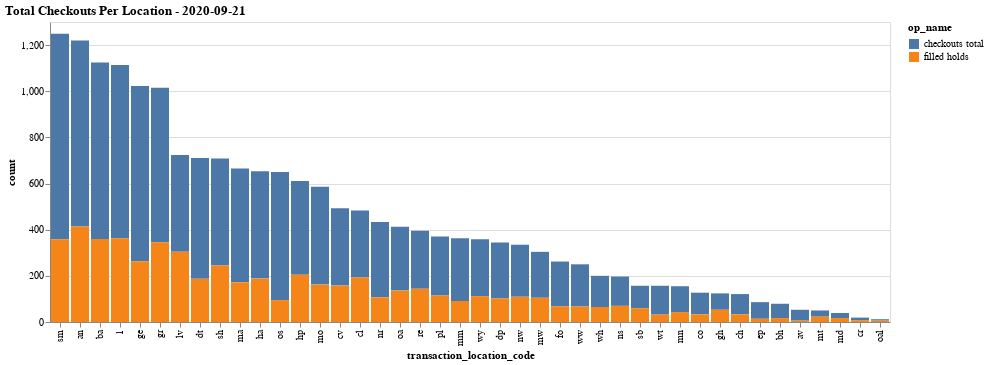

Notebook code cell kept with this figure:
### Code cell
# sort on the count, or y axis
# source = df[df['op_name'] == 'checkouts total' ]
source = df

alt.Chart(source).mark_bar().encode(
    
    x=alt.X('transaction_location_code', sort='-y'),
    y=alt.Y('count', ),
    tooltip=['transaction_date', 'transaction_location_code', 'op_name', 'count'],
    color='op_name',
).properties(
    title='Total Checkouts Per Location - {}'.format(search_date)
).configure_title(
    # fontSize=20,
    anchor='start',
)

### Figure 1 — Vega-Lite specification as saved in the notebook (floating-point values rounded to 4 significant figures)
{"config": {"view": {"continuousWidth": 400, "continuousHeight": 300}, "title": {"anchor": "start"}}, "data": {"name": "data-8df0edf8f1d628b9120410e203fa3221"}, "mark": "bar", "encoding": {"color": {"type": "nominal", "field": "op_name"}, "tooltip": [{"type": "temporal", "field": "transaction_date"}, {"type": "nominal", "field": "transaction_location_code"}, {"type": "nominal", "field": "op_name"}, {"type": "quantitative", "field": "count"}], "x": {"type": "nominal", "field": "transaction_location_code", "sort": "-y"}, "y": {"type": "quantitative", "field": "count"}}, "title": "Total Checkouts Per Location - 2020-09-21", "$schema": "https://vega.github.io/schema/vega-lite/v4.8.1.json", "datasets": {"data-8df0edf8f1d628b9120410e203fa3221": [{"op_name": "checkouts total", "transaction_location_code": "1", "transaction_date": "2020-09-21T00:00:00", "count": 751}, {"op_name": "checkouts total", "transaction_location_code": "an", "transaction_date": "2020-09-21T00:00:00", "count": 806}, {"op_name": "checkouts total", "transaction_location_code": "av", "transaction_date": "2020-09-21T00:00:00", "count": 47}, {"op_name": "checkouts total", "transaction_location_code": "ba", "transaction_date": "2020-09-21T00:00:00", "count": 764}, {"op_name": "checkouts total", "transaction_location_code": "bh", "transaction_date": "2020-09-21T00:00:00", "count": 62}, {"op_name": "checkouts total", "transaction_location_code": "ch", "transaction_date": "2020-09-21T00:00:00", "count": 88}, {"op_name": "checkouts total", "transaction_location_code": "cl", "transaction_date": "2020-09-21T00:00:00", "count": 290}, {"op_name": "checkouts total", "transaction_location_code": "co", "transaction_date": "2020-09-21T00:00:00", "count": 94}, {"op_name": "checkouts total", "transaction_location_code": "cr", "transaction_date": "2020-09-21T00:00:00", "count": 11}, {"op_name": "checkouts total", "transaction_location_code": "cv", "transaction_date": "2020-09-21T00:00:00", "count": 335}, {"op_name": "checkouts total", "transaction_location_code": "dp", "transaction_date": "2020-09-21T00:00:00", "count": 242}, {"op_name": "checkouts total", "transaction_location_code": "dt", "transaction_date": "2020-09-21T00:00:00", "count": 524}, {"op_name": "checkouts total", "transaction_location_code": "ep", "transaction_date": "2020-09-21T00:00:00", "count": 72}, {"op_name": "checkouts total", "transaction_location_code": "fo", "transaction_date": "2020-09-21T00:00:00", "count": 194}, {"op_name": "checkouts total", "transaction_location_code": "ge", "transaction_date": "2020-09-21T00:00:00", "count": 760}, {"op_name": "checkouts total", "transaction_location_code": "gh", "transaction_date": "2020-09-21T00:00:00", "count": 71}, {"op_name": "checkouts total", "transaction_location_code": "gr", "transaction_date": "2020-09-21T00:00:00", "count": 669}, {"op_name": "checkouts total", "transaction_location_code": "ha", "transaction_date": "2020-09-21T00:00:00", "count": 465}, {"op_name": "checkouts total", "transaction_location_code": "hp", "transaction_date": "2020-09-21T00:00:00", "count": 406}, {"op_name": "checkouts total", "transaction_location_code": "lv", "transaction_date": "2020-09-21T00:00:00", "count": 420}, {"op_name": "checkouts total", "transaction_location_code": "ma", "transaction_date": "2020-09-21T00:00:00", "count": 493}, {"op_name": "checkouts total", "transaction_location_code": "md", "transaction_date": "2020-09-21T00:00:00", "count": 22}, {"op_name": "checkouts total", "transaction_location_code": "mm", "transaction_date": "2020-09-21T00:00:00", "count": 272}, {"op_name": "checkouts total", "transaction_location_code": "mn", "transaction_date": "2020-09-21T00:00:00", "count": 112}, {"op_name": "checkouts total", "transaction_location_code": "mo", "transaction_date": "2020-09-21T00:00:00", "count": 424}, {"op_name": "checkouts total", "transaction_location_code": "mt", "transaction_date": "2020-09-21T00:00:00", "count": 27}, {"op_name": "checkouts total", "transaction_location_code": "mw", "transaction_date": "2020-09-21T00:00:00", "count": 199}, {"op_name": "checkouts total", "transaction_location_code": "nr", "transaction_date": "2020-09-21T00:00:00", "count": 326}, {"op_name": "checkouts total", "transaction_location_code": "ns", "transaction_date": "2020-09-21T00:00:00", "count": 127}, {"op_name": "checkouts total", "transaction_location_code": "nw", "transaction_date": "2020-09-21T00:00:00", "count": 226}, {"op_name": "checkouts total", "transaction_location_code": "oa", "transaction_date": "2020-09-21T00:00:00", "count": 277}, {"op_name": "checkouts total", "transaction_location_code": "oal", "transaction_date": "2020-09-21T00:00:00", "count": 6}, {"op_name": "checkouts total", "transaction_location_code": "os", "transaction_date": "2020-09-21T00:00:00", "count": 555}, {"op_name": "checkouts total", "transaction_location_code": "pl", "transaction_date": "2020-09-21T00:00:00", "count": 256}, {"op_name": "checkouts total", "transaction_location_code": "re", "transaction_date": "2020-09-21T00:00:00", "count": 251}, {"op_name": "checkouts total", "transaction_location_code": "sb", "transaction_date": "2020-09-21T00:00:00", "count": 97}, {"op_name": "checkouts total", "transaction_location_code": "sh", "transaction_date": "2020-09-21T00:00:00", "count": 464}, {"op_name": "checkouts total", "transaction_location_code": "sm", "transaction_date": "2020-09-21T00:00:00", "count": 890}, {"op_name": "checkouts total", "transaction_location_code": "wh", "transaction_date": "2020-09-21T00:00:00", "count": 135}, {"op_name": "checkouts total", "transaction_location_code": "wt", "transaction_date": "2020-09-21T00:00:00", "count": 125}, {"op_name": "checkouts total", "transaction_location_code": "ww", "transaction_date": "2020-09-21T00:00:00", "count": 183}, {"op_name": "checkouts total", "transaction_location_code": "wy", "transaction_date": "2020-09-21T00:00:00", "count": 247}, {"op_name": "filled holds", "transaction_location_code": "1", "transaction_date": "2020-09-21T00:00:00", "count": 363}, {"op_name": "filled holds", "transaction_location_code": "an", "transaction_date": "2020-09-21T00:00:00", "count": 414}, {"op_name": "filled holds", "transaction_location_code": "av", "transaction_date": "2020-09-21T00:00:00", "count": 6}, {"op_name": "filled holds", "transaction_location_code": "ba", "transaction_date": "2020-09-21T00:00:00", "count": 360}, {"op_name": "filled holds", "transaction_location_code": "bh", "transaction_date": "2020-09-21T00:00:00", "count": 17}, {"op_name": "filled holds", "transaction_location_code": "ch", "transaction_date": "2020-09-21T00:00:00", "count": 33}, {"op_name": "filled holds", "transaction_location_code": "cl", "transaction_date": "2020-09-21T00:00:00", "count": 193}, {"op_name": "filled holds", "transaction_location_code": "co", "transaction_date": "2020-09-21T00:00:00", "count": 33}, {"op_name": "filled holds", "transaction_location_code": "cr", "transaction_date": "2020-09-21T00:00:00", "count": 8}, {"op_name": "filled holds", "transaction_location_code": "cv", "transaction_date": "2020-09-21T00:00:00", "count": 158}, {"op_name": "filled holds", "transaction_location_code": "dp", "transaction_date": "2020-09-21T00:00:00", "count": 102}, {"op_name": "filled holds", "transaction_location_code": "dt", "transaction_date": "2020-09-21T00:00:00", "count": 187}, {"op_name": "filled holds", "transaction_location_code": "ep", "transaction_date": "2020-09-21T00:00:00", "count": 14}, {"op_name": "filled holds", "transaction_location_code": "fo", "transaction_date": "2020-09-21T00:00:00", "count": 68}, {"op_name": "filled holds", "transaction_location_code": "ge", "transaction_date": "2020-09-21T00:00:00", "count": 263}, {"op_name": "filled holds", "transaction_location_code": "gh", "transaction_date": "2020-09-21T00:00:00", "count": 53}, {"op_name": "filled holds", "transaction_location_code": "gr", "transaction_date": "2020-09-21T00:00:00", "count": 346}, {"op_name": "filled holds", "transaction_location_code": "ha", "transaction_date": "2020-09-21T00:00:00", "count": 188}, {"op_name": "filled holds", "transaction_location_code": "hp", "transaction_date": "2020-09-21T00:00:00", "count": 205}, {"op_name": "filled holds", "transaction_location_code": "lv", "transaction_date": "2020-09-21T00:00:00", "count": 304}, {"op_name": "filled holds", "transaction_location_code": "ma", "transaction_date": "2020-09-21T00:00:00", "count": 172}, {"op_name": "filled holds", "transaction_location_code": "md", "transaction_date": "2020-09-21T00:00:00", "count": 17}, {"op_name": "filled holds", "transaction_location_code": "mm", "transaction_date": "2020-09-21T00:00:00", "count": 91}, {"op_name": "filled holds", "transaction_location_code": "mn", "transaction_date": "2020-09-21T00:00:00", "count": 43}, {"op_name": "filled holds", "transaction_location_code": "mo", "transaction_date": "2020-09-21T00:00:00", "count": 162}, {"op_name": "filled holds", "transaction_location_code": "mt", "transaction_date": "2020-09-21T00:00:00", "count": 23}, {"op_name": "filled holds", "transaction_location_code": "mw", "transaction_date": "2020-09-21T00:00:00", "count": 105}, {"op_name": "filled holds", "transaction_location_code": "nr", "transaction_date": "2020-09-21T00:00:00", "count": 107}, {"op_name": "filled holds", "transaction_location_code": "ns", "transaction_date": "2020-09-21T00:00:00", "count": 70}, {"op_name": "filled holds", "transaction_location_code": "nw", "transaction_date": "2020-09-21T00:00:00", "count": 109}, {"op_name": "filled holds", "transaction_location_code": "oa", "transaction_date": "2020-09-21T00:00:00", "count": 136}, {"op_name": "filled holds", "transaction_location_code": "oal", "transaction_date": "2020-09-21T00:00:00", "count": 6}, {"op_name": "filled holds", "transaction_location_code": "os", "transaction_date": "2020-09-21T00:00:00", "count": 95}, {"op_name": "filled holds", "transaction_location_code": "pl", "transaction_date": "2020-09-21T00:00:00", "count": 115}, {"op_name": "filled holds", "transaction_location_code": "re", "transaction_date": "2020-09-21T00:00:00", "count": 144}, {"op_name": "filled holds", "transaction_location_code": "sb", "transaction_date": "2020-09-21T00:00:00", "count": 60}, {"op_name": "filled holds", "transaction_location_code": "sh", "transaction_date": "2020-09-21T00:00:00", "count": 245}, {"op_name": "filled holds", "transaction_location_code": "sm", "transaction_date": "2020-09-21T00:00:00", "count": 359}, {"op_name": "filled holds", "transaction_location_code": "wh", "transaction_date": "2020-09-21T00:00:00", "count": 65}, {"op_name": "filled holds", "transaction_location_code": "wt", "transaction_date": "2020-09-21T00:00:00", "count": 32}, {"op_name": "filled holds", "transaction_location_code": "ww", "transaction_date": "2020-09-21T00:00:00", "count": 67}, {"op_name": "filled holds", "transaction_location_code": "wy", "transaction_date": "2020-09-21T00:00:00", "count": 112}]}}
